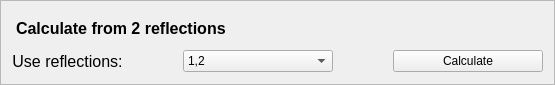
        <widget class="QFrame" name="frame_3">
         <property name="maximumSize">
          <size>
           <width>16777215</width>
           <height>85</height>
          </size>
         </property>
         <property name="frameShape">
          <enum>QFrame::StyledPanel</enum>
         </property>
         <property name="frameShadow">
          <enum>QFrame::Raised</enum>
         </property>
         <layout class="QVBoxLayout" name="verticalLayout_8">
          <item>
           <layout class="QVBoxLayout" name="verticalLayout_7">
            <item>
             <widget class="QLabel" name="label_17">
              <property name="styleSheet">
               <string notr="true"> QLabel {
    qproperty-alignment: AlignCenter;
    padding: 5px 0px;
    color: rgb(0, 0, 0);
    max-height: 22px;
    font-size: 12pt;
	font-weight: bold; 
}</string>
              </property>
              <property name="text">
               <string>Calculate from 2 reflections</string>
              </property>
             </widget>
            </item>
            <item>
             <layout class="QGridLayout" name="gridLayout_6">
              <property name="spacing">
               <number>0</number>
              </property>
              <item row="0" column="1">
               <spacer name="horizontalSpacer_17">
                <property name="orientation">
                 <enum>Qt::Horizontal</enum>
                </property>
                <property name="sizeType">
                 <enum>QSizePolicy::Fixed</enum>
                </property>
                <property name="sizeHint" stdset="0">
                 <size>
                  <width>60</width>
                  <height>20</height>
                 </size>
                </property>
               </spacer>
              </item>
              <item row="0" column="4">
               <widget class="QPushButton" name="pushButton_2_ref_calc">
                <property name="minimumSize">
                 <size>
                  <width>150</width>
                  <height>0</height>
                 </size>
                </property>
                <property name="text">
                 <string>Calculate</string>
                </property>
               </widget>
              </item>
              <item row="0" column="3">
               <spacer name="horizontalSpacer_18">
                <property name="orientation">
                 <enum>Qt::Horizontal</enum>
                </property>
                <property name="sizeType">
                 <enum>QSizePolicy::Fixed</enum>
                </property>
                <property name="sizeHint" stdset="0">
                 <size>
                  <width>60</width>
                  <height>20</height>
                 </size>
                </property>
               </spacer>
              </item>
              <item row="0" column="0">
               <widget class="QLabel" name="label_18">
                <property name="font">
                 <font>
                  <pointsize>12</pointsize>
                 </font>
                </property>
                <property name="text">
                 <string>Use reflections:</string>
                </property>
                <property name="alignment">
                 <set>Qt::AlignCenter</set>
                </property>
               </widget>
              </item>
              <item row="0" column="2">
               <widget class="QComboBox" name="comboBox_2_ref">
                <property name="minimumSize">
                 <size>
                  <width>150</width>
                  <height>0</height>
                 </size>
                </property>
                <property name="maximumSize">
                 <size>
                  <width>150</width>
                  <height>16777215</height>
                 </size>
                </property>
                <item>
                 <property name="text">
                  <string>1,2</string>
                 </property>
                </item>
                <item>
                 <property name="text">
                  <string>1,3</string>
                 </property>
                </item>
                <item>
                 <property name="text">
                  <string>2,3</string>
                 </property>
                </item>
               </widget>
              </item>
             </layout>
            </item>
           </layout>
          </item>
         </layout>
        </widget>
